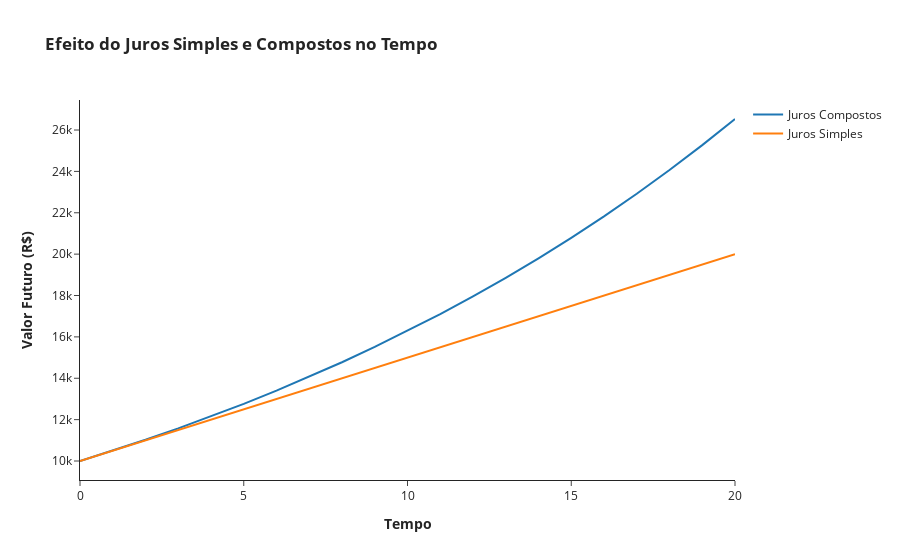

Write notebook code for a chart like this one.
### Code cell
# Exibir Gráfico
fig = go.Figure()

# Adicionar os dados ao gráfico
fig.add_trace(go.Scatter(name='Juros Compostos', x=np.arange(0, t + 1), y=VF_compostos, mode='lines'))
fig.add_trace(go.Scatter(name='Juros Simples', x=np.arange(0, t + 1), y=VF_simples, mode='lines'))

# Configurações do layout do gráfico
fig.update_layout(
    title='<b>Efeito do Juros Simples e Compostos no Tempo',
    xaxis_title='<b>Tempo',
    yaxis_title='<b>Valor Futuro (R$)',
    template='simple_white'
)

# Exibir o gráfico
fig.show()

### Figure 1 — Plotly figure (JSON) as saved in the notebook; plotly's stock layout.template omitted (floating-point values rounded to 4 significant figures)
{"data": [{"mode": "lines", "name": "Juros Compostos", "type": "scatter", "x": [0, 1, 2, 3, 4, 5, 6, 7, 8, 9, 10, 11, 12, 13, 14, 15, 16, 17, 18, 19, 20], "y": [10000, 10500, 11025, 11580.0, 12160.0, 12760.0, 13400.0, 14070.0, 14770.0, 15510.0, 16290.0, 17100.0, 17960.0, 18860.0, 19800.0, 20790.0, 21830.0, 22920.0, 24070.0, 25270.0, 26530.0]}, {"mode": "lines", "name": "Juros Simples", "type": "scatter", "x": [0, 1, 2, 3, 4, 5, 6, 7, 8, 9, 10, 11, 12, 13, 14, 15, 16, 17, 18, 19, 20], "y": [10000, 10500, 11000, 11500, 12000, 12500, 13000, 13500, 14000, 14500, 15000, 15500, 16000, 16500, 17000, 17500, 18000, 18500, 19000, 19500, 20000]}], "layout": {"title": {"text": "<b>Efeito do Juros Simples e Compostos no Tempo"}, "xaxis": {"title": {"text": "<b>Tempo"}}, "yaxis": {"title": {"text": "<b>Valor Futuro (R$)"}}}}
